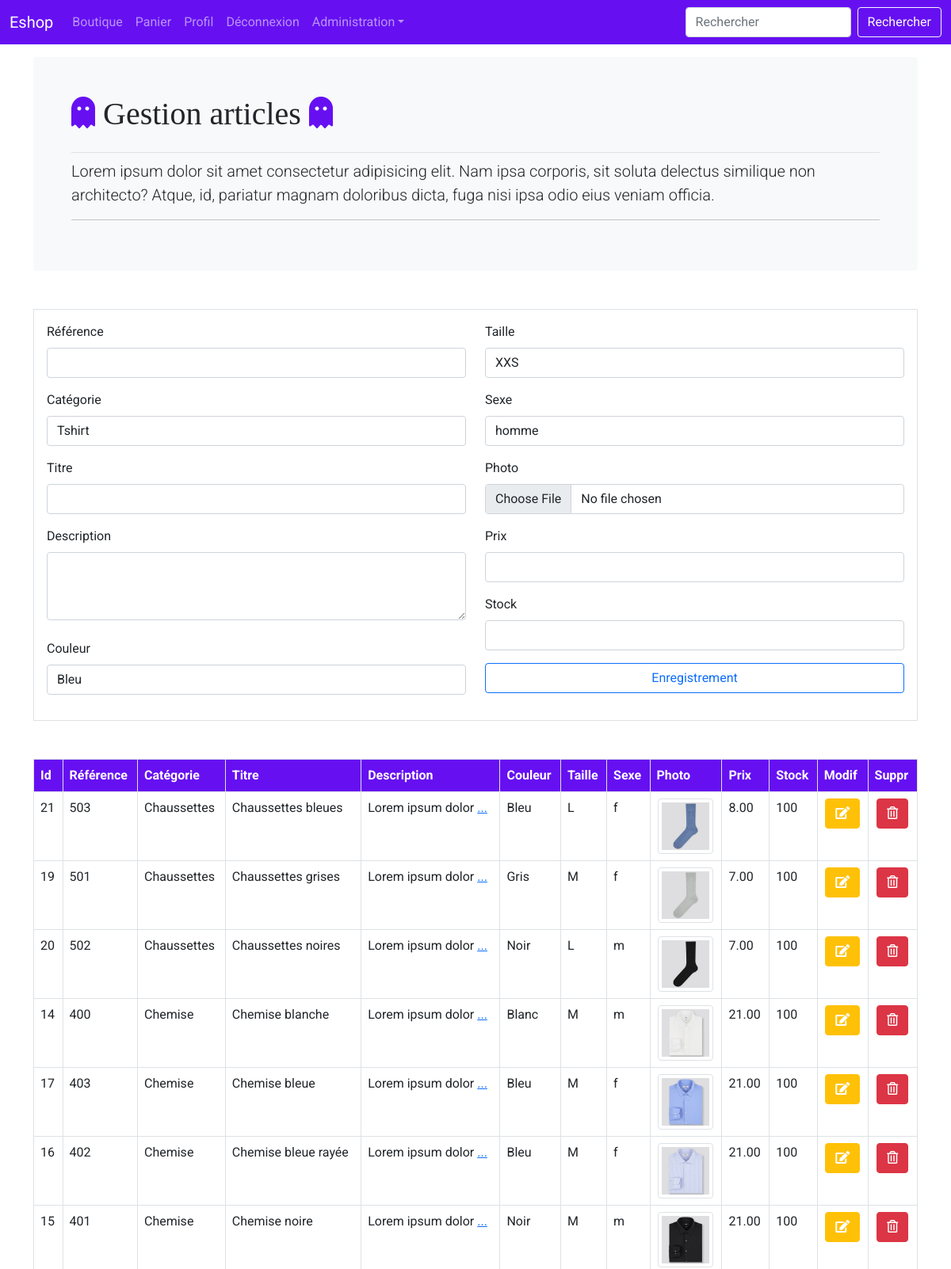
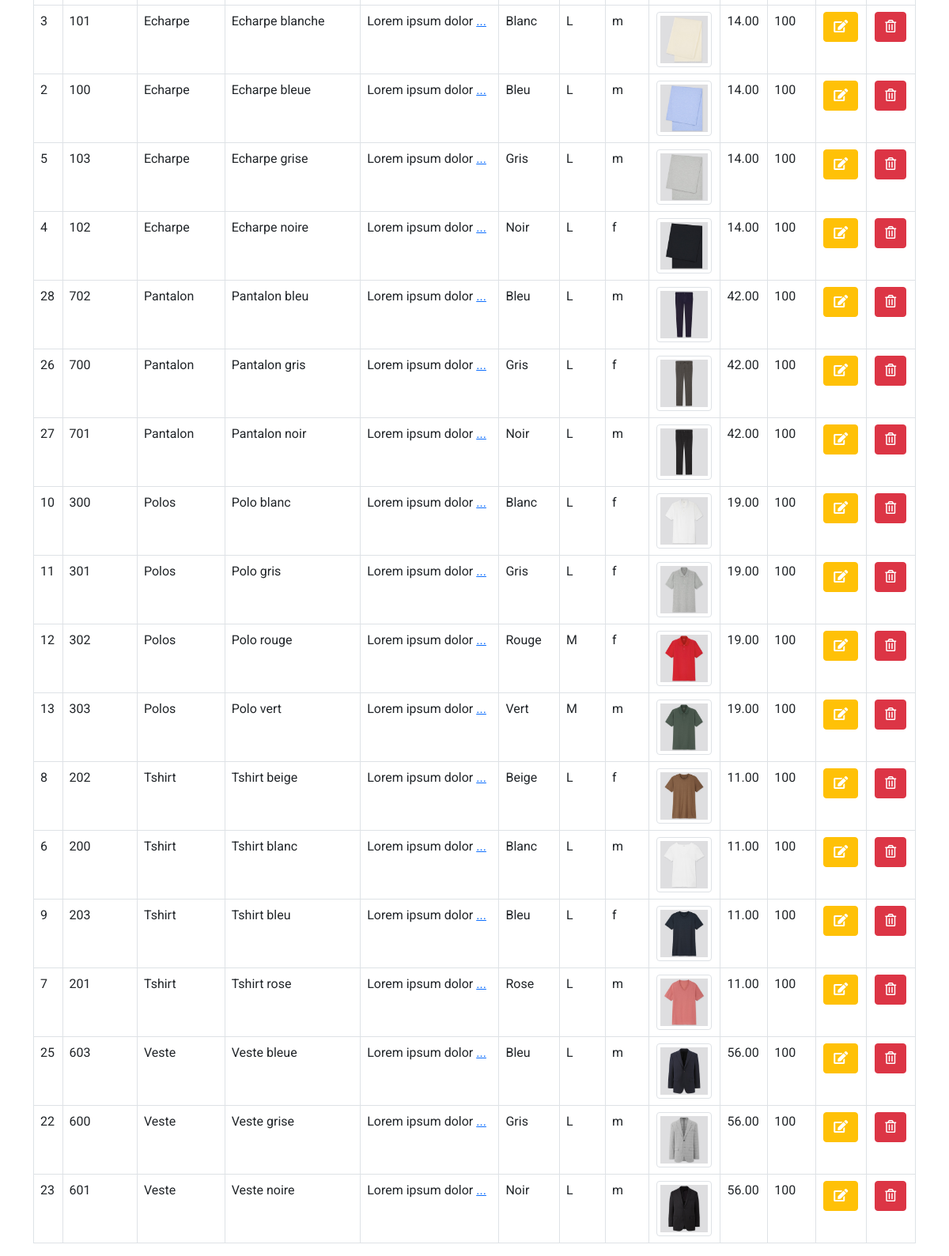
/admin/gestion_articles.php (signed in), run on the app's committed database (2 pictures, top to bottom).
### tables this page shows
CREATE TABLE IF NOT EXISTS `article` (
  `id_article` int(5) NOT NULL AUTO_INCREMENT,
  `reference` varchar(255) NOT NULL,
  `categorie` varchar(255) NOT NULL,
  `titre` varchar(255) NOT NULL,
  `description` text NOT NULL,
  `couleur` varchar(255) NOT NULL,
  `taille` varchar(255) NOT NULL,
  `sexe` enum('m','f') NOT NULL,
  `photo` varchar(255) NOT NULL,
  `prix` double(7,2) NOT NULL,
  `stock` int(4) NOT NULL,
  PRIMARY KEY (`id_article`),
  UNIQUE KEY `reference` (`reference`)
);

### admin/gestion_articles.php (the view, shortened to what this page needs)
<?php
include '../inc/init.inc.php';
$reference = '';
$titre = '';
$description = '';
$prix = '';
$stock = '';
$liste_articles = $pdo->query("SELECT * FROM article ORDER BY categorie, titre");
include '../inc/header.inc.php';
include '../inc/nav.inc.php';
?>
    <main class="container">
        <div class="bg-light p-5 rounded">
            <h1 class="pb-4 border-bottom"><i class="fas fa-ghost couleur_icone"></i> Gestion articles <i class="fas fa-ghost couleur_icone"></i></h1>
            <p class="lead">Lorem ipsum dolor sit amet consectetur adipisicing elit. Nam ipsa corporis, sit soluta delectus similique non architecto? Atque, id, pariatur magnam doloribus dicta, fuga nisi ipsa odio eius veniam officia.</p>
            <?php echo $msg . '<hr>';   ?>
        </div>
        <div class="row">
            <div class="col-12 mt-5">
                <form method="post" action="" class="border p-3" enctype="multipart/form-data">
                    <div class="row">
                        <div class="col-sm-6">
                            <div class="mb-3">
                                <label for="reference" class="form-label">Référence</label>
                                <input type="text" class="form-control" id="reference" name="reference" value="<?php echo $reference; ?>">
                            </div>
                            <div class="mb-3">
                                <label for="categorie" class="form-label">Catégorie</label>
                                <select class="form-control" id="categorie" name="categorie">
                                    <option>Tshirt</option>
                                </select>
                            </div>
                            <div class="mb-3">
                                <label for="titre" class="form-label">Titre</label>
                                <input type="text" class="form-control" id="titre" name="titre" value="<?php echo $titre; ?>">
                            </div>
                            <div class="mb-4">
                                <label for="description" class="form-label">Description</label>
                                <textarea class="form-control" id="description" rows="3" name="description"><?php echo $description; ?></textarea>
                            </div>
                            <div class="mb-3">
                                <label for="couleur" class="form-label">Couleur</label>
                                <select class="form-control" id="couleur" name="couleur">
                                    <option>Bleu</option>
                                </select>
                            </div>
                        </div>
                        <div class="col-sm-6">
                            <div class="mb-3">
                                <label for="taille" class="form-label">Taille</label>
                                <select class="form-control" id="taille" name="taille">
                                    <option>XXS</option>
                                </select>
                            </div>
                            <div class="mb-3">
                                <label for="sexe" class="form-label">Sexe</label>
                                <select class="form-control" id="sexe" name="sexe">
                                    <option value="m">homme</option>
                                </select>
                            </div>
                            <div class="mb-3">
                                <label for="photo" class="form-label">Photo</label>
                                <input type="file" class="form-control" id="photo" name="photo">
                            </div>
                            <div class="mb-3">
                                <label for="prix" class="form-label">Prix</label>
                                <input type="text" class="form-control" id="prix" name="prix" value="<?php echo $prix; ?>">
                            </div>
                            <div class="mb-3">
                                <label for="stock" class="form-label">Stock</label>
                                <input type="text" class="form-control" id="stock" name="stock" value="<?php echo $stock; ?>">
                            </div>
                            <div class="mb-3">
                                <input type="submit" class="btn btn-outline-primary w-100" id="enregistrement" name="enregistrement" value="Enregistrement">
                            </div>
                        </div>
                    </div>
                </form>
            </div>
        </div>
        <div class="row">
            <div class="col-12 mt-5">
                <table class="table table-bordered">
                    <tr class="bg-indigo text-white">
                        <th>Id</th>
                        <th>Référence</th>
                        <th>Catégorie</th>
                        <th>Titre</th>
                        <th>Description</th>
                        <th>Couleur</th>
                        <th>Taille</th>
                        <th>Sexe</th>
                        <th>Photo</th>
                        <th>Prix</th>
                        <th>Stock</th>
                        <th>Modif</th>
                        <th>Suppr</th>
                    </tr>
                    <?php
                        while($ligne = $liste_articles->fetch(PDO::FETCH_ASSOC)) {
                            echo '<tr>';
                            echo '<td>' . $ligne['id_article'] . '</td>';
                            echo '<td>' . $ligne['reference'] . '</td>';
                            echo '<td>' . $ligne['categorie'] . '</td>';
                            echo '<td>' . $ligne['titre'] . '</td>';
                            echo '<td>' . substr($ligne['description'], 0, 17) . ' <a href="">...</a></td>';
                            echo '<td>' . $ligne['couleur'] . '</td>';
                            echo '<td>' . $ligne['taille'] . '</td>';
                            echo '<td>' . $ligne['sexe'] . '</td>';
                            echo '<td class="text-center"><img src="' . URL . 'assets/img_articles/' . $ligne['photo'] . '" class="img-thumbnail" width="70"></td>';
                            echo '<td>' . $ligne['prix'] . '</td>';
                            echo '<td>' . $ligne['stock'] . '</td>';
                            echo '
                            <td class="text-center"><a href="?action=modifier&id_article=' . $ligne['id_article'] . '" class="btn btn-warning text-white"><i class="fas fa-edit"></i></a></td>';
                            echo '<td class="text-center"><a href="?action=supprimer&id_article=' . $ligne['id_article'] . '" class="btn btn-danger confirm_delete" ><i class="far fa-trash-alt"></i></a></td>';
                            echo '</tr>';
                        }
                    ?>
                </table>
            </div>
        </div>
    </main>
<?php
include '../inc/footer.inc.php';

### assets/css/style.css (style rules this page uses)
body { min-height: 75rem; padding-top: 4.5rem; }
* { font-family: 'Roboto', sans-serif; }
h1, h2, h3, h4, h5, h6 { font-family: 'Playfair Display', serif; }
.couleur_icone { color: #6610f2; }
.bg-indigo { background-color: #6610f2; }

### data on the page
article: id_article "21", reference "503", categorie "Chaussettes", titre "Chaussettes bleues", description "Lorem ipsum dolor", couleur "Bleu", taille "L", sexe "f", photo (picture), prix "8.00", stock "100"
article: id_article "19", reference "501", categorie "Chaussettes", titre "Chaussettes grises", description "Lorem ipsum dolor", couleur "Gris", taille "M", sexe "f", photo (picture), prix "7.00", stock "100"
article: id_article "20", reference "502", categorie "Chaussettes", titre "Chaussettes noires", description "Lorem ipsum dolor", couleur "Noir", taille "L", sexe "m", photo (picture), prix "7.00", stock "100"
article: id_article "14", reference "400", categorie "Chemise", titre "Chemise blanche", description "Lorem ipsum dolor", couleur "Blanc", taille "M", sexe "m", photo (picture), prix "21.00", stock "100"
article: id_article "17", reference "403", categorie "Chemise", titre "Chemise bleue", description "Lorem ipsum dolor", couleur "Bleu", taille "M", sexe "f", photo (picture), prix "21.00", stock "100"
article: id_article "16", reference "402", categorie "Chemise", titre "Chemise bleue rayée", description "Lorem ipsum dolor", couleur "Bleu", taille "M", sexe "f", photo (picture), prix "21.00", stock "100"
article: id_article "15", reference "401", categorie "Chemise", titre "Chemise noire", description "Lorem ipsum dolor", couleur "Noir", taille "M", sexe "m", photo (picture), prix "21.00", stock "100"
article: id_article "3", reference "101", categorie "Echarpe", titre "Echarpe blanche", description "Lorem ipsum dolor", couleur "Blanc", taille "L", sexe "m", photo (picture), prix "14.00", stock "100"
article: id_article "2", reference "100", categorie "Echarpe", titre "Echarpe bleue", description "Lorem ipsum dolor", couleur "Bleu", taille "L", sexe "m", photo (picture), prix "14.00", stock "100"
article: id_article "5", reference "103", categorie "Echarpe", titre "Echarpe grise", description "Lorem ipsum dolor", couleur "Gris", taille "L", sexe "m", photo (picture), prix "14.00", stock "100"
article: id_article "4", reference "102", categorie "Echarpe", titre "Echarpe noire", description "Lorem ipsum dolor", couleur "Noir", taille "L", sexe "f", photo (picture), prix "14.00", stock "100"
article: id_article "28", reference "702", categorie "Pantalon", titre "Pantalon bleu", description "Lorem ipsum dolor", couleur "Bleu", taille "L", sexe "m", photo (picture), prix "42.00", stock "100"
article: id_article "26", reference "700", categorie "Pantalon", titre "Pantalon gris", description "Lorem ipsum dolor", couleur "Gris", taille "L", sexe "f", photo (picture), prix "42.00", stock "100"
article: id_article "27", reference "701", categorie "Pantalon", titre "Pantalon noir", description "Lorem ipsum dolor", couleur "Noir", taille "L", sexe "m", photo (picture), prix "42.00", stock "100"
article: id_article "10", reference "300", categorie "Polos", titre "Polo blanc", description "Lorem ipsum dolor", couleur "Blanc", taille "L", sexe "f", photo (picture), prix "19.00", stock "100"
article: id_article "11", reference "301", categorie "Polos", titre "Polo gris", description "Lorem ipsum dolor", couleur "Gris", taille "L", sexe "f", photo (picture), prix "19.00", stock "100"
article: id_article "12", reference "302", categorie "Polos", titre "Polo rouge", description "Lorem ipsum dolor", couleur "Rouge", taille "M", sexe "f", photo (picture), prix "19.00", stock "100"
article: id_article "13", reference "303", categorie "Polos", titre "Polo vert", description "Lorem ipsum dolor", couleur "Vert", taille "M", sexe "m", photo (picture), prix "19.00", stock "100"
article: id_article "8", reference "202", categorie "Tshirt", titre "Tshirt beige", description "Lorem ipsum dolor", couleur "Beige", taille "L", sexe "f", photo (picture), prix "11.00", stock "100"
article: id_article "6", reference "200", categorie "Tshirt", titre "Tshirt blanc", description "Lorem ipsum dolor", couleur "Blanc", taille "L", sexe "m", photo (picture), prix "11.00", stock "100"
article: id_article "9", reference "203", categorie "Tshirt", titre "Tshirt bleu", description "Lorem ipsum dolor", couleur "Bleu", taille "L", sexe "f", photo (picture), prix "11.00", stock "100"
article: id_article "7", reference "201", categorie "Tshirt", titre "Tshirt rose", description "Lorem ipsum dolor", couleur "Rose", taille "L", sexe "m", photo (picture), prix "11.00", stock "100"
article: id_article "25", reference "603", categorie "Veste", titre "Veste bleue", description "Lorem ipsum dolor", couleur "Bleu", taille "L", sexe "m", photo (picture), prix "56.00", stock "100"
article: id_article "22", reference "600", categorie "Veste", titre "Veste grise", description "Lorem ipsum dolor", couleur "Gris", taille "L", sexe "m", photo (picture), prix "56.00", stock "100"
article: id_article "23", reference "601", categorie "Veste", titre "Veste noire", description "Lorem ipsum dolor", couleur "Noir", taille "L", sexe "m", photo (picture), prix "56.00", stock "100"
